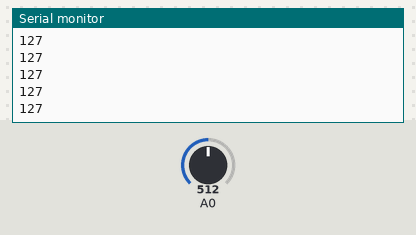
This sketch was run on a simulated Arduino Uno, built with avr-gcc and run on an emulated ATmega328P. Parts: the last lines printed to the serial monitor. The inputs (shaded band) are chosen by the test bench; at power-on: A0 = 512.

Above: at 1.2 s.
1.3 s: A0 set to 716
At 1.8 s:
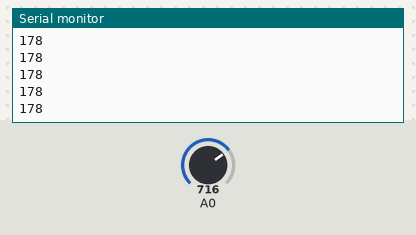
2.8 s: A0 set to 900
At 3.3 s:
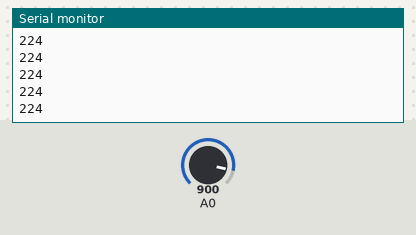
Timing chart, 0 to 5.8 s (numbered marks = the images above; inputs shaded):
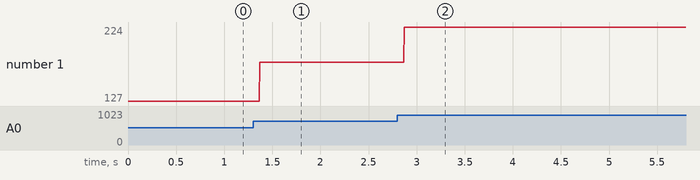

Measured:
- after the input at 1.3 s, the serial monitor: prints a new line after 0.07 s (image 1)
- after the input at 2.8 s, the serial monitor: prints a new line after 0.07 s (image 2)
- plotted number 1: 127 → 178 after the input at 1.3 s, 178 → 224 after the input at 2.8 s

The sketch:

ch.ino
```cpp
int val; //создание переменной
void setup() {
Serial.begin(9600); // указание скорости передачи данных
}
void loop() {
  val=map(analogRead(A0),0,1023,0,255);   // прием и обработка сигнала
  Serial.println(val);//отправка ланных в специальное ПО
}
```
